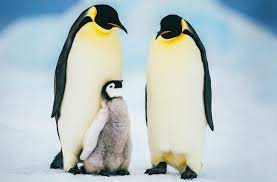
#> input picture Aula 4/pinguim.jpg, 277 x 182 px
$ jupyter execute 'Exercícios.ipynb'
#> lines starting #> are read from the running program, lines starting #| are printed output that depends on the picture; after the words box and inside, x2 and y2 are one past the last pixel; in counts of white or black regions, pixels touching at a corner belong together
# Exercícios Aula 4

[cell 1]
import cv2
import matplotlib.pyplot as plt

[cell 2]
def show_img_rgb(img):
    img_rgb = cv2.cvtColor(img, cv2.COLOR_BGR2RGB)
    plt.imshow(img_rgb)
    plt.axis('off')
    plt.show()

## Leitura da imagem

[cell 3]
img = cv2.imread('pinguim.jpg')
#> img is the input picture: shape (182, 277, 3); mean B, G, R 195.3, 193.9, 180.6
show_img_rgb(img)

## Mostre as dimensões (shape) e número de canais

[cell 4]
print(f'A imagem tem {img.shape[0]} colunas, {img.shape[1]} linhas e {img.shape[2]} canais')
#| A imagem tem 182 colunas, 277 linhas e 3 canais

## Insira um pequeno retângulo na posição 0,0, de dimensão (20,20)

[cell 5]
img_copy = img.copy()
img_copy[0:20, 0:20] = (0, 0, 0)
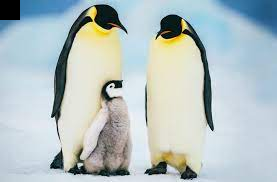
#> img_copy: shape (182, 277, 3); 0.79% of pixels changed, all inside (x1, y1, x2, y2) = (0, 0, 20, 20)
show_img_rgb(img_copy)

## Faça o quarto quadrante da imagem ficar pintada de preto.

[cell 6]
img_copy[int(img_copy.shape[0] / 2) : img_copy.shape[0], int(img_copy.shape[1] / 2) : img_copy.shape[1]] = (0, 0, 0)
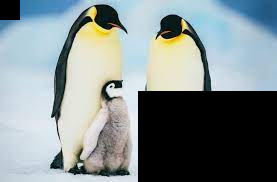
#> img_copy: shape (182, 277, 3); mean B, G, R 142.4, 141, 130.1
show_img_rgb(img_copy)

## Rotacione a imagem em 75 graus

[cell 7]
(lar, alt) = img.shape[:2]
#> lar = 182; alt = 277

centro = (lar // 2, alt // 2)
#> centro = (91, 138)

M = cv2.getRotationMatrix2D(centro, 30, 1.0)
img_copy = cv2.warpAffine(img_copy, M, (lar, alt))
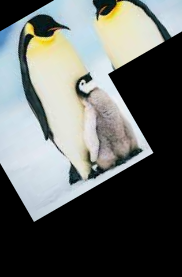
#> img_copy: shape (277, 182, 3); mean B, G, R 100, 102.9, 99
show_img_rgb(img_copy)

## Faça um flip horizontal na imagem

[cell 8]
img_copy = cv2.flip(img_copy, 1)
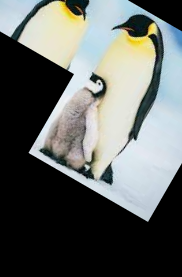
#> img_copy: shape (277, 182, 3); mean B, G, R 100, 102.9, 99
show_img_rgb(img_copy)

## Redimensione a imagem para largura de 200 pixels

[cell 9]
def resize_img_width(img, new_width):
#> called with new_width = 200
    width, height = img.shape[:2]
#> width = 277; height = 182
    prop = height / width
#> prop = 0.657

    new_height = int(new_width * prop)
#> new_height = 131
    new_size = (new_width, new_height)
#> new_size = (200, 131)

    img_resized = cv2.resize(img, new_size, interpolation=cv2.INTER_AREA)
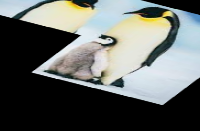
#> img_resized: shape (131, 200, 3); mean B, G, R 100.1, 103, 99.1

    return img_resized

[cell 10]
def show_img_rgb_axis(img):
    img_rgb = cv2.cvtColor(img, cv2.COLOR_BGR2RGB)
#> img_rgb: shape (131, 200, 3)
    plt.imshow(img_rgb)
    plt.show()

[cell 11]
img_copy = resize_img_width(img=img_copy, new_width=200)
show_img_rgb_axis(img_copy)

## Salve a imagem no disco com o nome "nova_imagem.png"

[cell 12]
cv2.imwrite('nova_imagem.png', img_copy)
#> Out = True

$ run again, with Aula 4/nova_imagem.png saved as Aula 4/pinguim.jpg
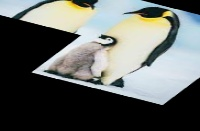
#> input picture Aula 4/nova_imagem.png, 200 x 131 px
#> img is the input picture: shape (131, 200, 3); mean B, G, R 100.2, 103, 99.2
#| A imagem tem 131 colunas, 200 linhas e 3 canais
#> `img_copy = cv2.flip(img_copy, 1)`:
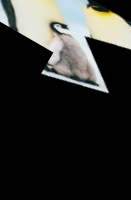
#> img_copy: shape (200, 131, 3); mean B, G, R 47, 50.1, 49.6
#> in resize_img_width, `img_resized = cv2.resize(img, new_size, interpolation=cv2.INTER_AREA)`:
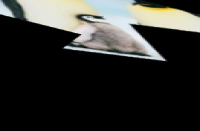
#> img_resized: shape (131, 200, 3); mean B, G, R 47, 50.1, 49.7
#> Out = True
